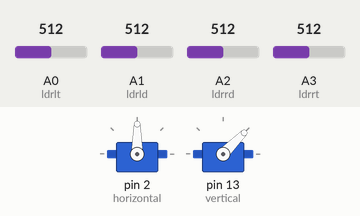
A sketch run on a simulated Arduino Uno, built with avr-gcc and run on an emulated ATmega328P. Parts: 2 × servo. The test bench sets the inputs (shaded band); at power-on: A0 (ldrlt) = 512, A1 (ldrld) = 512, A2 (ldrrd) = 512, A3 (ldrrt) = 512.

Above: at 3.7 s.
3.8 s: A0 (ldrlt) set to 595
5.3 s: A0 (ldrlt) set to 628
At 5.78 s:
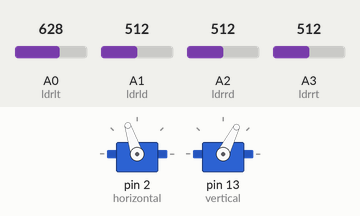
At 8.1 s:
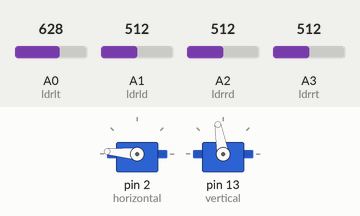
8.3 s: A1 (ldrld) set to 302
9.8 s: A1 (ldrld) set to 288
At 10.58 s:
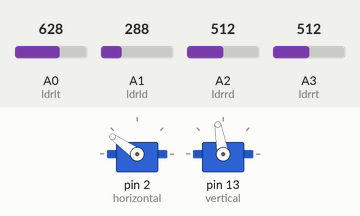
12.8 s: A2 (ldrrd) set to 942
15.8 s: A2 (ldrrd) set to 965
At 19.4 s:
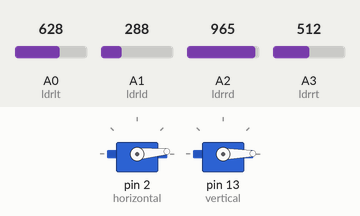
Timing chart, 0 to 19.8 s (numbered marks = the images above; inputs shaded):
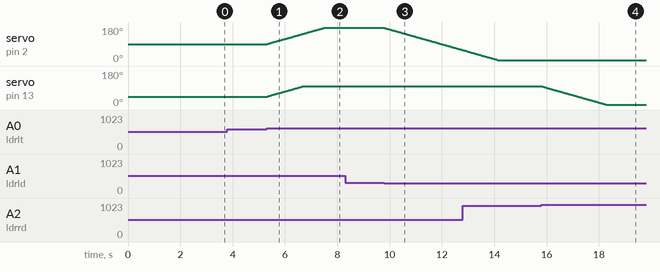

Measured:
- the behaviour switches between 613 and 614 on A0 (ldrlt) (found by bisection; images 0 and 1)
- the behaviour switches between 296 and 295 on A1 (ldrld) (found by bisection; images 2 and 3)
- the behaviour switches between 953 and 954 on A2 (ldrrd) (found by bisection; images 3 and 4)
- after the input at 3.8 s, every drawn part: stays the same
- after the input at 5.3 s, servo on pin 2 (horizontal): moves from 90° to 175° over 2.1 s, starting at once; servo on pin 13 (vertical): moves from 45° to 100° over 1.4 s, starting at once
- after the input at 8.3 s, every drawn part: stays the same
- after the input at 9.8 s, servo on pin 2 (horizontal): moves from 175° to 58° over 3.0 s, starting at once
- after the input at 15.8 s, servo on pin 13 (vertical): moves from 100° to 1° over 2.5 s, starting at once

The sketch:

solar_sense_using_ldr.ino
```cpp
#include <Servo.h>

// Horizontal Servo Motor
Servo horizontal;
int servohori = 90; // Start at center
int servohoriLimitHigh = 175;
int servohoriLimitLow = 5;

// Vertical Servo Motor
Servo vertical;
int servovert = 45;
int servovertLimitHigh = 100;
int servovertLimitLow = 1;

// LDR pin connections
const int ldrlt = A0; // Top Left
const int ldrrt = A3; // Top Right
const int ldrld = A1; // Bottom Left
const int ldrrd = A2; // Bottom Right

void setup() {
  horizontal.attach(2);
  vertical.attach(13);

  // Move to initial positions slowly
  horizontal.write(servohori);
  vertical.write(servovert);
  delay(2500);
}

void loop() {
  int lt = analogRead(ldrlt); // Top left
  int rt = analogRead(ldrrt); // Top right
  int ld = analogRead(ldrld); // Bottom left
  int rd = analogRead(ldrrd); // Bottom right

  // Tuning Parameters
  int dtime = 25; // Increase this (e.g., 50) for even smoother/slower movement
  int tol = 50;   // Lowered tolerance slightly for better accuracy

  int avt = (lt + rt) / 2; // Average Top
  int avd = (ld + rd) / 2; // Average Bottom
  int avl = (lt + ld) / 2; // Average Left
  int avr = (rt + rd) / 2; // Average Right

  int dvert = avt - avd;
  int dhoriz = avl - avr;

  // --- Vertical Movement ---
  if (abs(dvert) > tol) {
    if (avt > avd) {
      servovert++;
    } else {
      servovert--;
    }
    servovert = constrain(servovert, servovertLimitLow, servovertLimitHigh);
    vertical.write(servovert);
  }

  // --- Horizontal Movement (Corrected Direction) ---
  if (abs(dhoriz) > tol) {
    // If Left LDRs are brighter than Right LDRs
    if (avl > avr) {
      servohori++; // Moves toward the light
    } else {
      servohori--; // Moves toward the light
    }
    servohori = constrain(servohori, servohoriLimitLow, servohoriLimitHigh);
    horizontal.write(servohori);
  }

  delay(dtime);
}
```
